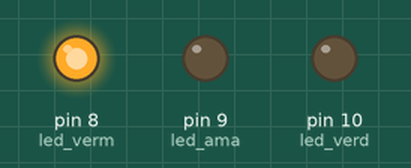
A sketch run on a simulated Arduino Uno, built with avr-gcc and run on an emulated ATmega328P. Parts: output pins drawn as LEDs (lit = HIGH).

Above: at 3.5 s.
At 10.5 s:
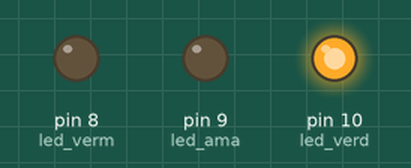
At 15.0 s:
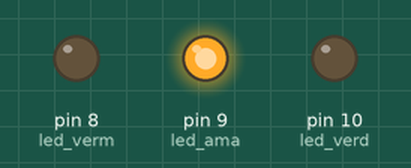
Timing chart, 0 to 20.8 s (numbered marks = the images above):
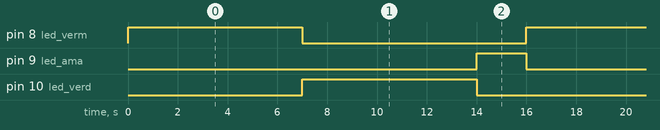

Measured:
- by itself, pin 8 (led_verm), pin 10 (led_verd): alternates HIGH for 7.0 s and LOW for 9.0 s
- by itself, pin 9 (led_ama): alternates HIGH for 2.0 s and LOW for 14.0 s
- by itself, everything shown: repeats every 16.0 s, in 3 steps

The sketch:

A04a.ino
```cpp
int led_verm=8;
int led_ama=9;
int led_verd=10;

void setup() {
    pinMode(led_verm,OUTPUT);
    pinMode(led_ama,OUTPUT);
    pinMode(led_verd,OUTPUT);
}

void loop() {
    digitalWrite(led_verm,HIGH);
    digitalWrite(led_ama,LOW);
    digitalWrite(led_verd,LOW);
    delay(7000);
    digitalWrite(led_verm,LOW);
    digitalWrite(led_ama,LOW);
    digitalWrite(led_verd,HIGH);
    delay(7000);
    digitalWrite(led_verm,LOW);
    digitalWrite(led_ama,HIGH);
    digitalWrite(led_verd,LOW);
    delay(2000);

}
```
